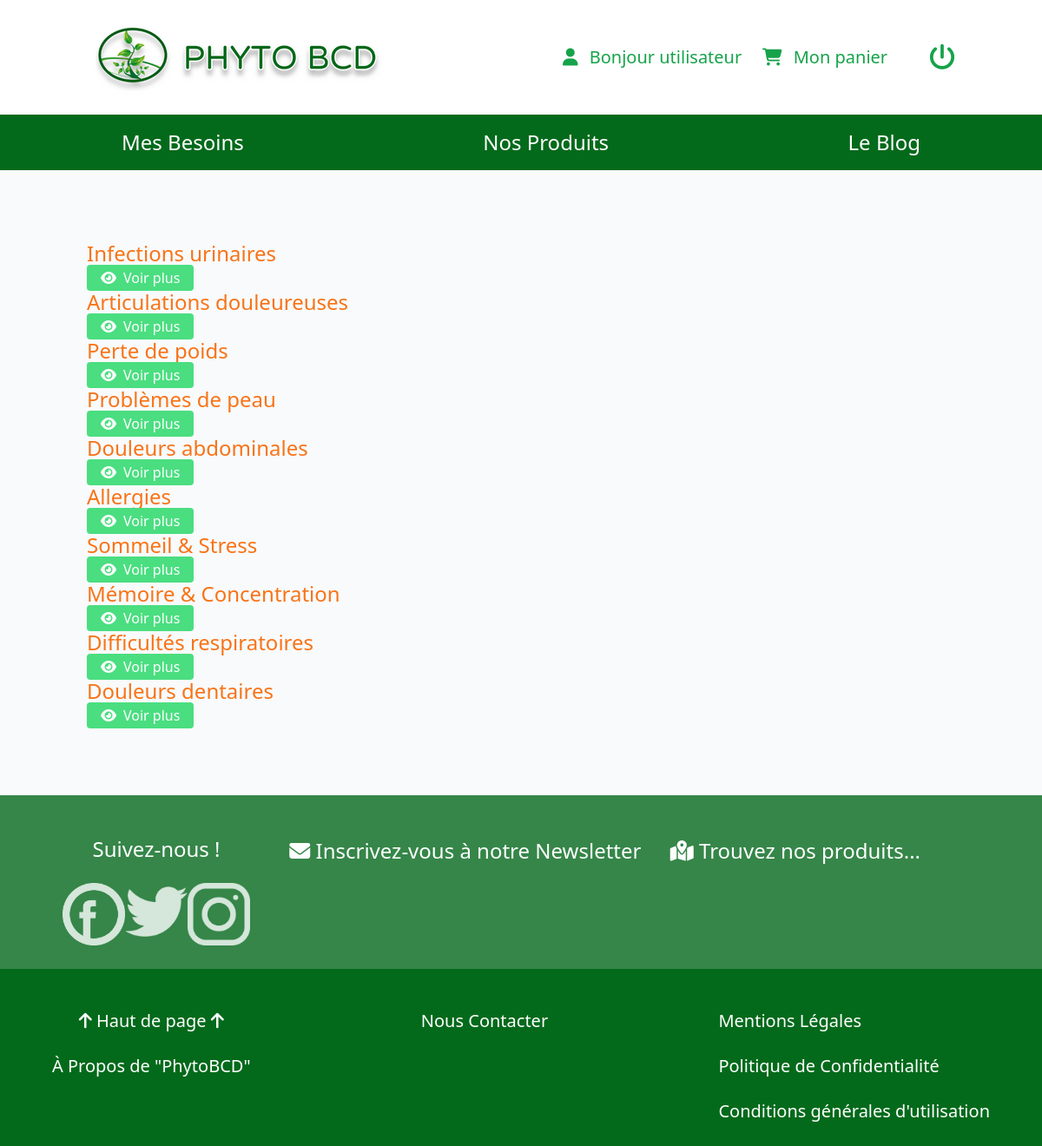
The page /effets.php (signed in) on the database its author committed.
### tables this page shows
CREATE TABLE `effet` (
  `id` int(11) NOT NULL,
  `name` varchar(255) NOT NULL,
  `image` varchar(255) NOT NULL
);

### src/Effet.php (called while the page is built, shortened)
<?php
class Effet{
    private $id;
    private $name;
    public function getId()
    {
        return $this->id;
    }
    public function getName()
    {
         return $this->name;
    }
}
?>

### effets.php (the view, shortened to what this page needs)
<?php
require_once "./includes/header.php";
require_once "./src/Effet.php";
$stmt = $pdo->query("SELECT * FROM effet");
$effets = $stmt->fetchAll(PDO::FETCH_CLASS, "Effet");
?>
    <?php foreach($effets as $effet): ?>
    <h3 class="text-2xl font-light text-orange-500 "><?= $effet->getName() ?></h3>
    <a href="index.php?id=<?= $effet->getId() ?>" class="py-1 px-3 rounded bg-green-400 hover:bg-green-600 text-white">
            <i class="fa-solid fa-eye mr-2"></i>Voir plus
        </a>
    <?php endforeach ?>
  <?php
require_once "./includes/footer.php";
?>

### rows shown on the page
effet: name "Infections urinaires"
effet: name "Articulations douleureuses"
effet: name "Perte de poids"
effet: name "Problèmes de peau"
effet: name "Douleurs abdominales"
effet: name "Allergies"
effet: name "Sommeil & Stress"
effet: name "Mémoire & Concentration"
effet: name "Difficultés respiratoires"
effet: name "Douleurs dentaires"

### other values the page prints
$user["firstname"] "utilisateur"
